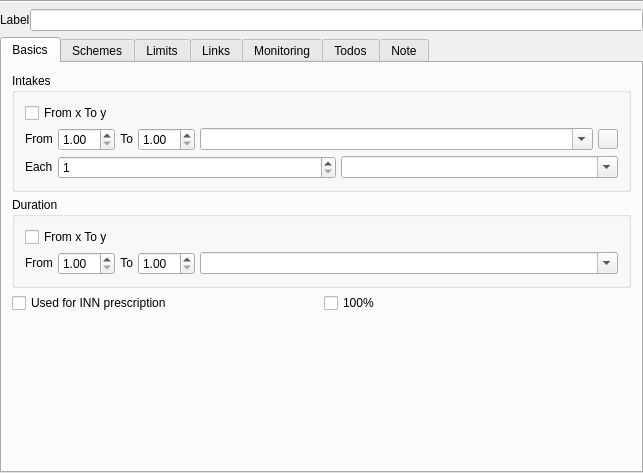
<?xml version="1.0" encoding="UTF-8"?>
<ui version="4.0">
 <class>mfDosageViewer</class>
 <widget class="QWidget" name="mfDosageViewer">
  <property name="geometry">
   <rect>
    <x>0</x>
    <y>0</y>
    <width>643</width>
    <height>473</height>
   </rect>
  </property>
  <property name="windowTitle">
   <string>Dialog</string>
  </property>
  <layout class="QGridLayout" name="gridLayout">
   <property name="horizontalSpacing">
    <number>0</number>
   </property>
   <property name="verticalSpacing">
    <number>-1</number>
   </property>
   <property name="margin">
    <number>0</number>
   </property>
   <item row="0" column="0" colspan="2">
    <widget class="Line" name="line">
     <property name="orientation">
      <enum>Qt::Horizontal</enum>
     </property>
    </widget>
   </item>
   <item row="1" column="0" colspan="2">
    <layout class="QHBoxLayout" name="labelLayout">
     <item>
      <widget class="QLabel" name="labelOfDosageLabel">
       <property name="text">
        <string>Label</string>
       </property>
      </widget>
     </item>
     <item>
      <widget class="QLineEdit" name="labelLineEdit"/>
     </item>
    </layout>
   </item>
   <item row="2" column="0">
    <widget class="QTabWidget" name="tabWidget">
     <property name="currentIndex">
      <number>0</number>
     </property>
     <widget class="QWidget" name="tabBasics">
      <attribute name="title">
       <string>Basics</string>
      </attribute>
      <layout class="QGridLayout" name="gridLayout_5">
       <property name="margin">
        <number>10</number>
       </property>
       <property name="spacing">
        <number>5</number>
       </property>
       <item row="6" column="0">
        <spacer name="verticalSpacer">
         <property name="orientation">
          <enum>Qt::Vertical</enum>
         </property>
         <property name="sizeHint" stdset="0">
          <size>
           <width>20</width>
           <height>40</height>
          </size>
         </property>
        </spacer>
       </item>
       <item row="0" column="0">
        <widget class="QGroupBox" name="groupBox_6">
         <property name="title">
          <string>Intakes</string>
         </property>
         <layout class="QGridLayout" name="gridLayout_3">
          <property name="margin">
           <number>10</number>
          </property>
          <property name="spacing">
           <number>5</number>
          </property>
          <item row="0" column="0">
           <widget class="QCheckBox" name="fromToIntakesCheck">
            <property name="text">
             <string>From x To y</string>
            </property>
           </widget>
          </item>
          <item row="1" column="0">
           <layout class="QHBoxLayout" name="horizontalLayout_4">
            <item>
             <widget class="QLabel" name="intakesFromLabel">
              <property name="sizePolicy">
               <sizepolicy hsizetype="Fixed" vsizetype="Fixed">
                <horstretch>0</horstretch>
                <verstretch>0</verstretch>
               </sizepolicy>
              </property>
              <property name="text">
               <string>From</string>
              </property>
             </widget>
            </item>
            <item>
             <widget class="QDoubleSpinBox" name="intakesFromSpin">
              <property name="sizePolicy">
               <sizepolicy hsizetype="Fixed" vsizetype="Fixed">
                <horstretch>0</horstretch>
                <verstretch>0</verstretch>
               </sizepolicy>
              </property>
              <property name="minimum">
               <double>1.000000000000000</double>
              </property>
             </widget>
            </item>
            <item>
             <widget class="QLabel" name="intakesToLabel">
              <property name="sizePolicy">
               <sizepolicy hsizetype="Fixed" vsizetype="Fixed">
                <horstretch>0</horstretch>
                <verstretch>0</verstretch>
               </sizepolicy>
              </property>
              <property name="text">
               <string>To</string>
              </property>
              <property name="alignment">
               <set>Qt::AlignRight|Qt::AlignTrailing|Qt::AlignVCenter</set>
              </property>
             </widget>
            </item>
            <item>
             <widget class="QDoubleSpinBox" name="intakesToSpin">
              <property name="sizePolicy">
               <sizepolicy hsizetype="Fixed" vsizetype="Fixed">
                <horstretch>0</horstretch>
                <verstretch>0</verstretch>
               </sizepolicy>
              </property>
              <property name="minimum">
               <double>1.000000000000000</double>
              </property>
             </widget>
            </item>
            <item>
             <widget class="QComboBox" name="intakesCombo">
              <property name="sizePolicy">
               <sizepolicy hsizetype="Preferred" vsizetype="Fixed">
                <horstretch>0</horstretch>
                <verstretch>0</verstretch>
               </sizepolicy>
              </property>
              <property name="editable">
               <bool>true</bool>
              </property>
              <property name="sizeAdjustPolicy">
               <enum>QComboBox::AdjustToContentsOnFirstShow</enum>
              </property>
             </widget>
            </item>
            <item>
             <widget class="QPushButton" name="userformsButton">
              <property name="sizePolicy">
               <sizepolicy hsizetype="Minimum" vsizetype="Minimum">
                <horstretch>0</horstretch>
                <verstretch>0</verstretch>
               </sizepolicy>
              </property>
              <property name="minimumSize">
               <size>
                <width>20</width>
                <height>20</height>
               </size>
              </property>
              <property name="maximumSize">
               <size>
                <width>20</width>
                <height>20</height>
               </size>
              </property>
              <property name="text">
               <string/>
              </property>
             </widget>
            </item>
           </layout>
          </item>
          <item row="2" column="0">
           <layout class="QHBoxLayout" name="horizontalLayout_5">
            <item>
             <widget class="QLabel" name="intakesFromLabel_3">
              <property name="sizePolicy">
               <sizepolicy hsizetype="Fixed" vsizetype="Fixed">
                <horstretch>0</horstretch>
                <verstretch>0</verstretch>
               </sizepolicy>
              </property>
              <property name="text">
               <string>Each</string>
              </property>
             </widget>
            </item>
            <item>
             <widget class="QSpinBox" name="periodSpin">
              <property name="minimum">
               <number>1</number>
              </property>
             </widget>
            </item>
            <item>
             <widget class="QComboBox" name="periodSchemeCombo">
              <property name="editable">
               <bool>true</bool>
              </property>
             </widget>
            </item>
           </layout>
          </item>
         </layout>
        </widget>
       </item>
       <item row="1" column="0">
        <widget class="QGroupBox" name="groupBox_7">
         <property name="title">
          <string>Duration</string>
         </property>
         <layout class="QGridLayout" name="gridLayout_4">
          <property name="margin">
           <number>10</number>
          </property>
          <property name="spacing">
           <number>5</number>
          </property>
          <item row="0" column="0">
           <widget class="QCheckBox" name="fromToDurationCheck">
            <property name="text">
             <string>From x To y</string>
            </property>
           </widget>
          </item>
          <item row="1" column="0">
           <layout class="QHBoxLayout" name="horizontalLayout_6">
            <item>
             <widget class="QLabel" name="durationFromLabel">
              <property name="sizePolicy">
               <sizepolicy hsizetype="Fixed" vsizetype="Fixed">
                <horstretch>0</horstretch>
                <verstretch>0</verstretch>
               </sizepolicy>
              </property>
              <property name="text">
               <string>From</string>
              </property>
             </widget>
            </item>
            <item>
             <widget class="QDoubleSpinBox" name="durationFromSpin">
              <property name="sizePolicy">
               <sizepolicy hsizetype="Fixed" vsizetype="Fixed">
                <horstretch>0</horstretch>
                <verstretch>0</verstretch>
               </sizepolicy>
              </property>
              <property name="minimum">
               <double>1.000000000000000</double>
              </property>
             </widget>
            </item>
            <item>
             <widget class="QLabel" name="durationToLabel">
              <property name="sizePolicy">
               <sizepolicy hsizetype="Fixed" vsizetype="Fixed">
                <horstretch>0</horstretch>
                <verstretch>0</verstretch>
               </sizepolicy>
              </property>
              <property name="text">
               <string>To</string>
              </property>
              <property name="alignment">
               <set>Qt::AlignRight|Qt::AlignTrailing|Qt::AlignVCenter</set>
              </property>
             </widget>
            </item>
            <item>
             <widget class="QDoubleSpinBox" name="durationToSpin">
              <property name="sizePolicy">
               <sizepolicy hsizetype="Fixed" vsizetype="Fixed">
                <horstretch>0</horstretch>
                <verstretch>0</verstretch>
               </sizepolicy>
              </property>
              <property name="minimum">
               <double>1.000000000000000</double>
              </property>
             </widget>
            </item>
            <item>
             <widget class="QComboBox" name="durationCombo">
              <property name="sizePolicy">
               <sizepolicy hsizetype="Preferred" vsizetype="Fixed">
                <horstretch>0</horstretch>
                <verstretch>0</verstretch>
               </sizepolicy>
              </property>
              <property name="editable">
               <bool>true</bool>
              </property>
              <property name="sizeAdjustPolicy">
               <enum>QComboBox::AdjustToContentsOnFirstShow</enum>
              </property>
             </widget>
            </item>
           </layout>
          </item>
         </layout>
        </widget>
       </item>
       <item row="5" column="0">
        <widget class="QLabel" name="innCompositionLabel">
         <property name="text">
          <string/>
         </property>
         <property name="indent">
          <number>20</number>
         </property>
        </widget>
       </item>
       <item row="2" column="0">
        <layout class="QHBoxLayout" name="horizontalLayout_3">
         <item>
          <widget class="QCheckBox" name="dosageForAllInnCheck">
           <property name="toolTip">
            <string/>
           </property>
           <property name="text">
            <string>Used for INN prescription</string>
           </property>
          </widget>
         </item>
         <item>
          <widget class="QCheckBox" name="aldCheck">
           <property name="text">
            <string>100%</string>
           </property>
          </widget>
         </item>
        </layout>
       </item>
      </layout>
     </widget>
     <widget class="QWidget" name="tabSchemes">
      <attribute name="title">
       <string>Schemes</string>
      </attribute>
      <layout class="QGridLayout" name="gridLayout_6">
       <property name="margin">
        <number>10</number>
       </property>
       <property name="spacing">
        <number>5</number>
       </property>
       <item row="1" column="0">
        <layout class="QHBoxLayout" name="horizontalLayout">
         <item>
          <widget class="QLabel" name="label_11">
           <property name="sizePolicy">
            <sizepolicy hsizetype="Minimum" vsizetype="Preferred">
             <horstretch>0</horstretch>
             <verstretch>0</verstretch>
            </sizepolicy>
           </property>
           <property name="minimumSize">
            <size>
             <width>0</width>
             <height>22</height>
            </size>
           </property>
           <property name="maximumSize">
            <size>
             <width>16777215</width>
             <height>22</height>
            </size>
           </property>
           <property name="text">
            <string>Min interval between intakes</string>
           </property>
          </widget>
         </item>
         <item>
          <widget class="QSpinBox" name="minIntervalIntakesSpin"/>
         </item>
         <item>
          <widget class="QComboBox" name="intervalTimeSchemeCombo">
           <property name="sizePolicy">
            <sizepolicy hsizetype="Minimum" vsizetype="Fixed">
             <horstretch>0</horstretch>
             <verstretch>0</verstretch>
            </sizepolicy>
           </property>
           <property name="minimumSize">
            <size>
             <width>0</width>
             <height>0</height>
            </size>
           </property>
           <property name="maximumSize">
            <size>
             <width>16777215</width>
             <height>16777215</height>
            </size>
           </property>
          </widget>
         </item>
        </layout>
       </item>
       <item row="0" column="0">
        <layout class="QHBoxLayout" name="intakeSchemeHorizLayout">
         <item>
          <widget class="tkStringListView" name="dailySchemeListView" native="true"/>
         </item>
         <item>
          <widget class="QTableWidget" name="hourlyTableWidget">
           <property name="sizePolicy">
            <sizepolicy hsizetype="Preferred" vsizetype="Preferred">
             <horstretch>0</horstretch>
             <verstretch>0</verstretch>
            </sizepolicy>
           </property>
           <property name="minimumSize">
            <size>
             <width>0</width>
             <height>94</height>
            </size>
           </property>
           <property name="maximumSize">
            <size>
             <width>16777215</width>
             <height>94</height>
            </size>
           </property>
           <property name="font">
            <font>
             <pointsize>13</pointsize>
            </font>
           </property>
           <property name="verticalScrollBarPolicy">
            <enum>Qt::ScrollBarAlwaysOff</enum>
           </property>
           <property name="horizontalScrollBarPolicy">
            <enum>Qt::ScrollBarAlwaysOff</enum>
           </property>
           <property name="selectionMode">
            <enum>QAbstractItemView::MultiSelection</enum>
           </property>
           <row>
            <property name="text">
             <string>1</string>
            </property>
           </row>
           <row>
            <property name="text">
             <string>2</string>
            </property>
           </row>
           <row>
            <property name="text">
             <string>3</string>
            </property>
           </row>
           <column>
            <property name="text">
             <string>0</string>
            </property>
           </column>
           <column>
            <property name="text">
             <string>1</string>
            </property>
           </column>
           <column>
            <property name="text">
             <string>2</string>
            </property>
           </column>
           <column>
            <property name="text">
             <string>3</string>
            </property>
           </column>
           <column>
            <property name="text">
             <string>4</string>
            </property>
           </column>
           <column>
            <property name="text">
             <string>5</string>
            </property>
           </column>
           <column>
            <property name="text">
             <string>6</string>
            </property>
           </column>
           <column>
            <property name="text">
             <string>7</string>
            </property>
           </column>
           <item row="0" column="0">
            <property name="text">
             <string>00</string>
            </property>
           </item>
           <item row="0" column="1">
            <property name="text">
             <string>01</string>
            </property>
           </item>
           <item row="0" column="2">
            <property name="text">
             <string>02</string>
            </property>
           </item>
           <item row="0" column="3">
            <property name="text">
             <string>03</string>
            </property>
           </item>
           <item row="0" column="4">
            <property name="text">
             <string>04</string>
            </property>
           </item>
           <item row="0" column="5">
            <property name="text">
             <string>05</string>
            </property>
           </item>
           <item row="0" column="6">
            <property name="text">
             <string>06</string>
            </property>
           </item>
           <item row="0" column="7">
            <property name="text">
             <string>07</string>
            </property>
           </item>
           <item row="1" column="0">
            <property name="text">
             <string>08</string>
            </property>
           </item>
           <item row="1" column="1">
            <property name="text">
             <string>09</string>
            </property>
           </item>
           <item row="1" column="2">
            <property name="text">
             <string>10</string>
            </property>
           </item>
           <item row="1" column="3">
            <property name="text">
             <string>11</string>
            </property>
           </item>
           <item row="1" column="4">
            <property name="text">
             <string>12</string>
            </property>
           </item>
           <item row="1" column="5">
            <property name="text">
             <string>13</string>
            </property>
           </item>
           <item row="1" column="6">
            <property name="text">
             <string>14</string>
            </property>
           </item>
           <item row="1" column="7">
            <property name="text">
             <string>15</string>
            </property>
           </item>
           <item row="2" column="0">
            <property name="text">
             <string>16</string>
            </property>
           </item>
           <item row="2" column="1">
            <property name="text">
             <string>17</string>
            </property>
           </item>
           <item row="2" column="2">
            <property name="text">
             <string>18</string>
            </property>
           </item>
           <item row="2" column="3">
            <property name="text">
             <string>19</string>
            </property>
           </item>
           <item row="2" column="4">
            <property name="text">
             <string>20</string>
            </property>
           </item>
           <item row="2" column="5">
            <property name="text">
             <string>21</string>
            </property>
           </item>
           <item row="2" column="6">
            <property name="text">
             <string>22</string>
            </property>
           </item>
           <item row="2" column="7">
            <property name="text">
             <string>23</string>
            </property>
           </item>
          </widget>
         </item>
        </layout>
       </item>
       <item row="5" column="0">
        <spacer name="verticalSpacer_2">
         <property name="orientation">
          <enum>Qt::Vertical</enum>
         </property>
         <property name="sizeHint" stdset="0">
          <size>
           <width>20</width>
           <height>40</height>
          </size>
         </property>
        </spacer>
       </item>
       <item row="3" column="0">
        <layout class="QHBoxLayout" name="horizontalLayout_2">
         <item>
          <widget class="QLabel" name="mealtimerelation">
           <property name="text">
            <string>Meal time relation</string>
           </property>
          </widget>
         </item>
         <item>
          <widget class="QComboBox" name="mealTimeCombo"/>
         </item>
        </layout>
       </item>
      </layout>
     </widget>
     <widget class="QWidget" name="tabLimits">
      <attribute name="title">
       <string>Limits</string>
      </attribute>
      <layout class="QGridLayout" name="gridLayout_12">
       <property name="margin">
        <number>10</number>
       </property>
       <property name="spacing">
        <number>5</number>
       </property>
       <item row="0" column="0" rowspan="2">
        <widget class="QGroupBox" name="groupBox_2">
         <property name="title">
          <string>Weight / Age / Sex Limited</string>
         </property>
         <layout class="QGridLayout" name="gridLayout_8">
          <property name="margin">
           <number>0</number>
          </property>
          <property name="spacing">
           <number>5</number>
          </property>
          <item row="0" column="2">
           <widget class="QComboBox" name="minAgeCombo">
            <property name="enabled">
             <bool>true</bool>
            </property>
            <property name="minimumSize">
             <size>
              <width>0</width>
              <height>22</height>
             </size>
            </property>
            <property name="currentIndex">
             <number>-1</number>
            </property>
           </widget>
          </item>
          <item row="2" column="2">
           <widget class="QLabel" name="label_3">
            <property name="minimumSize">
             <size>
              <width>0</width>
              <height>22</height>
             </size>
            </property>
            <property name="text">
             <string>Kg</string>
            </property>
           </widget>
          </item>
          <item row="3" column="1" colspan="2">
           <widget class="QComboBox" name="sexLimitCombo">
            <property name="enabled">
             <bool>true</bool>
            </property>
            <property name="minimumSize">
             <size>
              <width>0</width>
              <height>22</height>
             </size>
            </property>
            <item>
             <property name="text">
              <string>No Sex limitation</string>
             </property>
            </item>
            <item>
             <property name="text">
              <string>Man only</string>
             </property>
            </item>
            <item>
             <property name="text">
              <string>Woman only</string>
             </property>
            </item>
           </widget>
          </item>
          <item row="1" column="2">
           <widget class="QComboBox" name="maxAgeCombo">
            <property name="enabled">
             <bool>true</bool>
            </property>
           </widget>
          </item>
          <item row="0" column="0">
           <widget class="QLabel" name="label">
            <property name="text">
             <string>Min age</string>
            </property>
           </widget>
          </item>
          <item row="1" column="0">
           <widget class="QLabel" name="label_2">
            <property name="text">
             <string>Max age</string>
            </property>
           </widget>
          </item>
          <item row="2" column="0">
           <widget class="QLabel" name="label_5">
            <property name="text">
             <string>Min weight</string>
            </property>
           </widget>
          </item>
          <item row="3" column="0">
           <widget class="QLabel" name="label_7">
            <property name="text">
             <string>Sex limited</string>
            </property>
           </widget>
          </item>
          <item row="0" column="1">
           <widget class="QSpinBox" name="minAgeSpin"/>
          </item>
          <item row="1" column="1">
           <widget class="QSpinBox" name="maxAgeSpin"/>
          </item>
          <item row="2" column="1">
           <widget class="QSpinBox" name="minWeightSpin"/>
          </item>
         </layout>
        </widget>
       </item>
       <item row="0" column="1">
        <widget class="QGroupBox" name="groupBox">
         <property name="title">
          <string>Renal function limits</string>
         </property>
         <layout class="QGridLayout" name="gridLayout_11">
          <property name="margin">
           <number>0</number>
          </property>
          <property name="spacing">
           <number>5</number>
          </property>
          <item row="0" column="1">
           <widget class="QSpinBox" name="minClearanceSpin">
            <property name="enabled">
             <bool>true</bool>
            </property>
            <property name="minimumSize">
             <size>
              <width>0</width>
              <height>22</height>
             </size>
            </property>
            <property name="maximum">
             <number>150</number>
            </property>
           </widget>
          </item>
          <item row="0" column="2">
           <widget class="QLabel" name="label_8">
            <property name="minimumSize">
             <size>
              <width>0</width>
              <height>22</height>
             </size>
            </property>
            <property name="text">
             <string>ml/min</string>
            </property>
           </widget>
          </item>
          <item row="1" column="1">
           <widget class="QSpinBox" name="maxClearanceSpin">
            <property name="enabled">
             <bool>true</bool>
            </property>
            <property name="minimumSize">
             <size>
              <width>0</width>
              <height>22</height>
             </size>
            </property>
            <property name="maximum">
             <number>150</number>
            </property>
           </widget>
          </item>
          <item row="1" column="2">
           <widget class="QLabel" name="label_9">
            <property name="minimumSize">
             <size>
              <width>0</width>
              <height>22</height>
             </size>
            </property>
            <property name="text">
             <string>ml/min</string>
            </property>
           </widget>
          </item>
          <item row="0" column="0">
           <widget class="QLabel" name="label_13">
            <property name="text">
             <string>Min clearance</string>
            </property>
           </widget>
          </item>
          <item row="1" column="0">
           <widget class="QLabel" name="label_14">
            <property name="text">
             <string>Max clearance</string>
            </property>
           </widget>
          </item>
         </layout>
        </widget>
       </item>
       <item row="1" column="1">
        <widget class="QGroupBox" name="groupBox_5">
         <property name="title">
          <string>Pregnancy / breast feeding</string>
         </property>
         <layout class="QGridLayout" name="gridLayout_14">
          <item row="0" column="0">
           <widget class="QLabel" name="label_12">
            <property name="text">
             <string>Work in progress</string>
            </property>
           </widget>
          </item>
         </layout>
        </widget>
       </item>
      </layout>
     </widget>
     <widget class="QWidget" name="tabLinks">
      <attribute name="title">
       <string>Links</string>
      </attribute>
      <layout class="QGridLayout" name="gridLayout_17">
       <item row="0" column="0">
        <widget class="QGroupBox" name="groupBox_8">
         <property name="title">
          <string>Links to CIM10 diagnosis</string>
         </property>
         <property name="checkable">
          <bool>true</bool>
         </property>
         <property name="checked">
          <bool>false</bool>
         </property>
         <layout class="QGridLayout" name="gridLayout_15">
          <item row="0" column="0">
           <widget class="QLabel" name="label_16">
            <property name="text">
             <string>Work in progress</string>
            </property>
           </widget>
          </item>
         </layout>
        </widget>
       </item>
       <item row="0" column="1">
        <widget class="QGroupBox" name="groupBox_9">
         <property name="title">
          <string>Links to eDRC diagnosis</string>
         </property>
         <property name="checkable">
          <bool>true</bool>
         </property>
         <property name="checked">
          <bool>false</bool>
         </property>
         <layout class="QGridLayout" name="gridLayout_16">
          <item row="0" column="0">
           <widget class="QLabel" name="label_17">
            <property name="text">
             <string>Work in progress</string>
            </property>
           </widget>
          </item>
         </layout>
        </widget>
       </item>
      </layout>
     </widget>
     <widget class="QWidget" name="tabMonitoring">
      <attribute name="title">
       <string>Monitoring</string>
      </attribute>
      <layout class="QGridLayout" name="gridLayout_10">
       <property name="margin">
        <number>10</number>
       </property>
       <property name="spacing">
        <number>5</number>
       </property>
       <item row="0" column="0">
        <widget class="QGroupBox" name="groupBox_3">
         <property name="title">
          <string>CIM10 Limitations</string>
         </property>
         <property name="checkable">
          <bool>true</bool>
         </property>
         <property name="checked">
          <bool>false</bool>
         </property>
         <layout class="QGridLayout" name="gridLayout_9">
          <item row="0" column="0">
           <widget class="QLabel" name="label_6">
            <property name="text">
             <string>Work in progress</string>
            </property>
           </widget>
          </item>
         </layout>
        </widget>
       </item>
       <item row="0" column="1">
        <widget class="QGroupBox" name="groupBox_4">
         <property name="title">
          <string>Biological monitoring</string>
         </property>
         <property name="checkable">
          <bool>true</bool>
         </property>
         <property name="checked">
          <bool>false</bool>
         </property>
         <layout class="QGridLayout" name="gridLayout_13">
          <item row="0" column="0">
           <widget class="QLabel" name="label_10">
            <property name="text">
             <string>Work in progress</string>
            </property>
           </widget>
          </item>
         </layout>
        </widget>
       </item>
      </layout>
     </widget>
     <widget class="QWidget" name="tabTodos">
      <attribute name="title">
       <string>Todos</string>
      </attribute>
      <layout class="QGridLayout" name="gridLayout_7">
       <property name="margin">
        <number>10</number>
       </property>
       <property name="spacing">
        <number>5</number>
       </property>
       <item row="2" column="0">
        <widget class="QLabel" name="label_15">
         <property name="sizePolicy">
          <sizepolicy hsizetype="Expanding" vsizetype="Fixed">
           <horstretch>0</horstretch>
           <verstretch>0</verstretch>
          </sizepolicy>
         </property>
         <property name="text">
          <string>Time modulation (one intake each)</string>
         </property>
        </widget>
       </item>
       <item row="3" column="0">
        <widget class="QCheckBox" name="checkBox_2">
         <property name="text">
          <string>Don't specify the form</string>
         </property>
        </widget>
       </item>
       <item row="4" column="0">
        <widget class="QCheckBox" name="checkBox">
         <property name="text">
          <string>INN prescription</string>
         </property>
        </widget>
       </item>
       <item row="1" column="0">
        <widget class="QLabel" name="label_4">
         <property name="sizePolicy">
          <sizepolicy hsizetype="Fixed" vsizetype="Fixed">
           <horstretch>0</horstretch>
           <verstretch>0</verstretch>
          </sizepolicy>
         </property>
         <property name="text">
          <string>Alternate with</string>
         </property>
        </widget>
       </item>
       <item row="0" column="0">
        <widget class="QCheckBox" name="checkBox_4">
         <property name="text">
          <string>For all drugs of this INN always use this drug as replacement</string>
         </property>
        </widget>
       </item>
      </layout>
     </widget>
     <widget class="QWidget" name="tabNote">
      <attribute name="title">
       <string>Note</string>
      </attribute>
      <layout class="QGridLayout" name="gridLayout_2">
       <item row="0" column="0">
        <widget class="QTextEdit" name="noteTextEdit"/>
       </item>
      </layout>
     </widget>
    </widget>
   </item>
  </layout>
 </widget>
 <customwidgets>
  <customwidget>
   <class>tkStringListView</class>
   <extends>QWidget</extends>
   <header>tkStringListView.h</header>
   <container>1</container>
  </customwidget>
 </customwidgets>
 <tabstops>
  <tabstop>labelLineEdit</tabstop>
  <tabstop>fromToIntakesCheck</tabstop>
  <tabstop>intakesFromSpin</tabstop>
  <tabstop>intakesToSpin</tabstop>
  <tabstop>intakesCombo</tabstop>
  <tabstop>userformsButton</tabstop>
  <tabstop>periodSpin</tabstop>
  <tabstop>periodSchemeCombo</tabstop>
  <tabstop>fromToDurationCheck</tabstop>
  <tabstop>durationFromSpin</tabstop>
  <tabstop>durationToSpin</tabstop>
  <tabstop>durationCombo</tabstop>
  <tabstop>hourlyTableWidget</tabstop>
  <tabstop>intervalTimeSchemeCombo</tabstop>
  <tabstop>mealTimeCombo</tabstop>
  <tabstop>minAgeSpin</tabstop>
  <tabstop>minAgeCombo</tabstop>
  <tabstop>maxAgeSpin</tabstop>
  <tabstop>maxAgeCombo</tabstop>
  <tabstop>minWeightSpin</tabstop>
  <tabstop>sexLimitCombo</tabstop>
  <tabstop>minClearanceSpin</tabstop>
  <tabstop>maxClearanceSpin</tabstop>
  <tabstop>groupBox_8</tabstop>
  <tabstop>groupBox_9</tabstop>
  <tabstop>groupBox_3</tabstop>
  <tabstop>groupBox_4</tabstop>
  <tabstop>checkBox_4</tabstop>
  <tabstop>checkBox_2</tabstop>
  <tabstop>checkBox</tabstop>
  <tabstop>noteTextEdit</tabstop>
 </tabstops>
 <resources/>
 <connections>
  <connection>
   <sender>fromToIntakesCheck</sender>
   <signal>clicked(bool)</signal>
   <receiver>intakesToSpin</receiver>
   <slot>setVisible(bool)</slot>
   <hints>
    <hint type="sourcelabel">
     <x>24</x>
     <y>103</y>
    </hint>
    <hint type="destinationlabel">
     <x>169</x>
     <y>129</y>
    </hint>
   </hints>
  </connection>
  <connection>
   <sender>fromToDurationCheck</sender>
   <signal>clicked(bool)</signal>
   <receiver>durationToSpin</receiver>
   <slot>setVisible(bool)</slot>
   <hints>
    <hint type="sourcelabel">
     <x>24</x>
     <y>240</y>
    </hint>
    <hint type="destinationlabel">
     <x>169</x>
     <y>264</y>
    </hint>
   </hints>
  </connection>
  <connection>
   <sender>fromToDurationCheck</sender>
   <signal>clicked(bool)</signal>
   <receiver>durationToLabel</receiver>
   <slot>setVisible(bool)</slot>
   <hints>
    <hint type="sourcelabel">
     <x>24</x>
     <y>240</y>
    </hint>
    <hint type="destinationlabel">
     <x>143</x>
     <y>268</y>
    </hint>
   </hints>
  </connection>
  <connection>
   <sender>fromToIntakesCheck</sender>
   <signal>clicked(bool)</signal>
   <receiver>intakesToLabel</receiver>
   <slot>setVisible(bool)</slot>
   <hints>
    <hint type="sourcelabel">
     <x>24</x>
     <y>103</y>
    </hint>
    <hint type="destinationlabel">
     <x>143</x>
     <y>133</y>
    </hint>
   </hints>
  </connection>
  <connection>
   <sender>dosageForAllInnCheck</sender>
   <signal>clicked(bool)</signal>
   <receiver>innCompositionLabel</receiver>
   <slot>setVisible(bool)</slot>
   <hints>
    <hint type="sourcelabel">
     <x>108</x>
     <y>318</y>
    </hint>
    <hint type="destinationlabel">
     <x>115</x>
     <y>343</y>
    </hint>
   </hints>
  </connection>
 </connections>
</ui>
